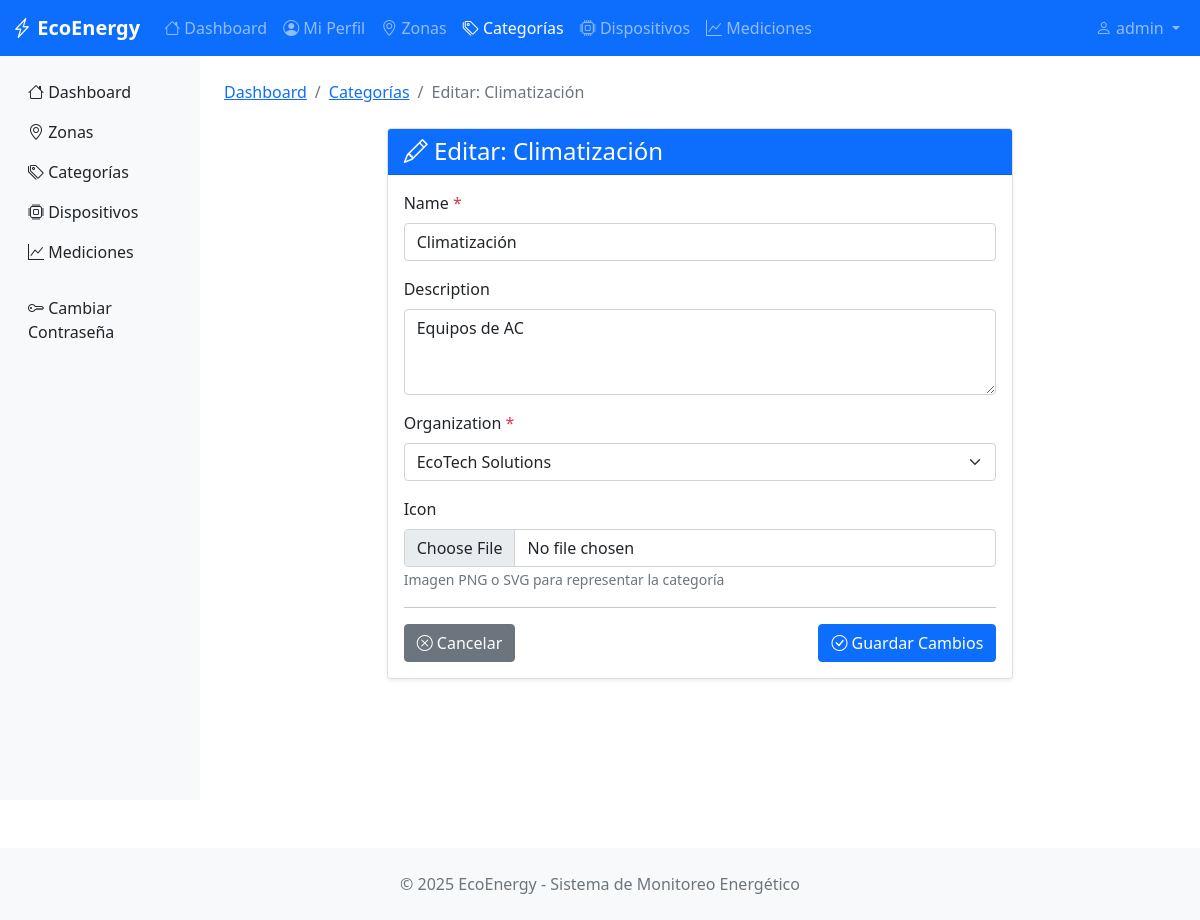
The app's page /categorias/1/editar/ (signed in) with its own data.
### monitoring/models.py (models this page shows, shortened)
class BaseModel(models.Model):
    state = models.CharField(
        max_length=10,
        choices=STATES,
        default='ACTIVE',
        help_text="Estado del registro"
    )
    created_at = models.DateTimeField(
        auto_now_add=True,
        help_text="Fecha de creación"
    )
    updated_at = models.DateTimeField(
        auto_now=True,
        help_text="Fecha de última modificación"
    )
    deleted_at = models.DateTimeField(
        null=True,
        blank=True,
        help_text="Fecha de eliminación (soft delete)"
    )
    class Meta:
        abstract = True  # Esta clase no creará tabla, solo sirve de plantilla

class Category(BaseModel):
    name = models.CharField(max_length=100, help_text="Nombre de la categoría")
    description = models.TextField(blank=True, help_text="Descripción de la categoría")
    organization = models.ForeignKey(
        Organization,
        on_delete=models.CASCADE,
        help_text="Empresa propietaria"
    )
    icon = models.ImageField(
        upload_to='categorias/',
        null=True,
        blank=True,
        help_text="Icono de la categoría"
    )
    class Meta:
        verbose_name = "Category"
        verbose_name_plural = "Categories"

### monitoring/category_views.py (the view)
# urls.py: path('categorias/<int:pk>/editar/', category_views.category_update, name='category_update'),
@login_required
@permission_required_with_message('monitoring.change_category')
def category_update(request, pk):
    organization = get_user_organization(request.user)
    if organization:
        category = get_object_or_404(Category, pk=pk, organization=organization, state='ACTIVE')
    else:
        category = get_object_or_404(Category, pk=pk, state='ACTIVE')
    if request.method == 'POST':
        form = CategoryForm(request.POST, request.FILES, instance=category, user=request.user)
        if form.is_valid():
            category = form.save()
            messages.success(request, f'✅ Categoría "{category.name}" actualizada.')
            return redirect('category_list')
    else:
        form = CategoryForm(instance=category, user=request.user)
    return render(request, 'monitoring/category_form.html', {
        'form': form,
        'category': category,
        'title': f'Editar: {category.name}',
        'button_text': 'Guardar Cambios'
    })

### monitoring/category_views.py (shortened to what this page needs)
class CategoryForm(forms.ModelForm):
    class Meta:
        model = Category
        fields = ['name', 'description', 'organization', 'icon']
        widgets = {
            'name': forms.TextInput(attrs={'class': 'form-control', 'placeholder': 'Ej: Climatización'}),
            'description': forms.Textarea(attrs={'class': 'form-control', 'rows': 3}),
            'organization': forms.Select(attrs={'class': 'form-select'}),
            'icon': forms.FileInput(attrs={'class': 'form-control'})
        }
    def __init__(self, *args, **kwargs):
        user = kwargs.pop('user', None)
        super().__init__(*args, **kwargs)

### monitoring/category_views.py (called while the page is built)
def get_user_organization(user):
    if user.is_superuser:
        return None
    try:
        return user.userprofile.organization
    except:
        return None

### monitoring/models.py (called while the page is built)
    def __str__(self):
        return self.name

### monitoring/templates/monitoring/category_form.html (shortened to what this page needs)
{% extends 'monitoring/base.html' %}
{% block content %}
<div class="py-4">
    <nav aria-label="breadcrumb" class="mb-4">
        <ol class="breadcrumb">
            <li class="breadcrumb-item"><a href="{% url 'dashboard' %}">Dashboard</a></li>
            <li class="breadcrumb-item"><a href="{% url 'category_list' %}">Categorías</a></li>
            <li class="breadcrumb-item active">{{ title }}</li>
        </ol>
    </nav>
    <div class="row justify-content-center">
        <div class="col-md-8">
            <div class="card shadow-sm">
                <div class="card-header bg-primary text-white">
                    <h4 class="mb-0">
                        <i class="bi bi-{% if category %}pencil{% else %}plus-circle{% endif %}"></i>
                        {{ title }}
                    </h4>
                </div>
                <div class="card-body">
                    <form method="post" enctype="multipart/form-data" novalidate>
                        <div class="mb-3">
                            <label for="{{ form.name.id_for_label }}" class="form-label">
                                {{ form.name.label }} <span class="text-danger">*</span>
                            </label>
                            {{ form.name }}
                        </div>
                        <div class="mb-3">
                            <label for="{{ form.description.id_for_label }}" class="form-label">
                                {{ form.description.label }}
                            </label>
                            {{ form.description }}
                        </div>
                        <div class="mb-3">
                            <label for="{{ form.organization.id_for_label }}" class="form-label">
                                {{ form.organization.label }} <span class="text-danger">*</span>
                            </label>
                            {{ form.organization }}
                        </div>
                        <div class="mb-3">
                            <label for="{{ form.icon.id_for_label }}" class="form-label">
                                {{ form.icon.label }}
                            </label>
                            {{ form.icon }}
                            <small class="text-muted">Imagen PNG o SVG para representar la categoría</small>
                        </div>
                        <hr>
                        <div class="d-flex justify-content-between">
                            <a href="{% url 'category_list' %}" class="btn btn-secondary">
                                <i class="bi bi-x-circle"></i> Cancelar
                            </a>
                            <button type="submit" class="btn btn-primary">
                                <i class="bi bi-check-circle"></i> {{ button_text }}
                            </button>
                        </div>
                    </form>
                </div>
            </div>
        </div>
    </div>
</div>
{% endblock %}

### monitoring/templates/monitoring/base.html (shortened to what this page needs)
<!DOCTYPE html>
<html lang="es">
<head>
    <link href="https://cdnjs.cloudflare.com/ajax/libs/bootstrap/5.1.3/css/bootstrap.min.css" rel="stylesheet">
    <link href="https://cdnjs.cloudflare.com/ajax/libs/bootstrap-icons/1.8.1/font/bootstrap-icons.min.css" rel="stylesheet">
    <link rel="stylesheet" href="https://cdnjs.cloudflare.com/ajax/libs/animate.css/4.1.1/animate.min.css"/>
</head>
<body>
    <nav class="navbar navbar-expand-lg navbar-dark bg-primary">
        <div class="container-fluid">
            <a class="navbar-brand" href="{% url 'dashboard' %}">
                <i class="bi bi-lightning-charge"></i>
                EcoEnergy
            </a>
            <div class="collapse navbar-collapse" id="navbarNav">
                {% if user.is_authenticated %}
                <ul class="navbar-nav me-auto">
                    <li class="nav-item">
                        <a class="nav-link {% if request.resolver_match.url_name == 'dashboard' %}active{% endif %}"
                           href="{% url 'dashboard' %}">
                            <i class="bi bi-house"></i> Dashboard
                        </a>
                    </li>
                    <li class="nav-item">
                            <a class="nav-link" href="{% url 'profile_view' %}">
                            <i class="bi bi-person-circle"></i> Mi Perfil
                        </a>
                    </li>
                    {% if perms.monitoring.view_zone %}
                    <li class="nav-item">
                        <a class="nav-link {% if 'zona' in request.resolver_match.url_name %}active{% endif %}"
                           href="{% url 'zona_list' %}">
                            <i class="bi bi-geo-alt"></i> Zonas
                        </a>
                    </li>
                    {% endif %}
                    {% if perms.monitoring.view_category %}
                    <li class="nav-item">
                        <a class="nav-link {% if 'category' in request.resolver_match.url_name %}active{% endif %}"
                           href="{% url 'category_list' %}">
                            <i class="bi bi-tags"></i> Categorías
                        </a>
                    </li>
                    {% endif %}
                    {% if perms.monitoring.view_device %}
                    <li class="nav-item">
                        <a class="nav-link {% if 'device' in request.resolver_match.url_name %}active{% endif %}"
                           href="{% url 'device_list' %}">
                            <i class="bi bi-cpu"></i> Dispositivos
                        </a>
                    </li>
                    {% endif %}
                    {% if perms.monitoring.view_measurement %}
                    <li class="nav-item">
                        <a class="nav-link {% if 'measurement' in request.resolver_match.url_name %}active{% endif %}"
                           href="{% url 'measurement_list' %}">
                            <i class="bi bi-graph-up"></i> Mediciones
                        </a>
                    </li>
                    {% endif %}
                </ul>
                <ul class="navbar-nav">
                    <li class="nav-item dropdown">
                        <a class="nav-link dropdown-toggle" href="#" id="navbarDropdown" role="button" data-bs-toggle="dropdown">
                            <i class="bi bi-person"></i>
                            {{ user.get_full_name|default:user.username }}
                        </a>
                    </li>
                </ul>
                {% endif %}
            </div>
        </div>
    </nav>
    <div class="container-fluid">
        <div class="row">
            {% if user.is_authenticated %}
            <nav class="col-md-2 d-none d-md-block sidebar">
                <div class="position-sticky pt-3">
                    <ul class="nav flex-column">
                        <li class="nav-item">
                            <a class="nav-link text-dark {% if request.resolver_match.url_name == 'dashboard' %}active fw-bold{% endif %}"
                               href="{% url 'dashboard' %}">
                                <i class="bi bi-house"></i> Dashboard
                            </a>
                        </li>
                        {% if perms.monitoring.view_zone %}
                        <li class="nav-item">
                            <a class="nav-link text-dark {% if request.resolver_match.url_name == 'zona_list' %}active fw-bold{% endif %}"
                               href="{% url 'zona_list' %}">
                                <i class="bi bi-geo-alt"></i> Zonas
                            </a>
                        </li>
                        {% endif %}
                        {% if perms.monitoring.view_category %}
                        <li class="nav-item">
                            <a class="nav-link text-dark {% if request.resolver_match.url_name == 'category_list' %}active fw-bold{% endif %}"
                               href="{% url 'category_list' %}">
                                <i class="bi bi-tags"></i> Categorías
                            </a>
                        </li>
                        {% endif %}
                        {% if perms.monitoring.view_device %}
                        <li class="nav-item">
                            <a class="nav-link text-dark {% if request.resolver_match.url_name == 'device_list' %}active fw-bold{% endif %}"
                               href="{% url 'device_list' %}">
                                <i class="bi bi-cpu"></i> Dispositivos
                            </a>
                        </li>
                        {% endif %}
                        {% if perms.monitoring.view_measurement %}
                        <li class="nav-item">
                            <a class="nav-link text-dark {% if request.resolver_match.url_name == 'measurement_list' %}active fw-bold{% endif %}"
                               href="{% url 'measurement_list' %}">
                                <i class="bi bi-graph-up"></i> Mediciones
                            </a>
                        </li>
                        {% endif %}
                        <li class="nav-item mt-3">
                            <a class="nav-link text-dark" href="{% url 'password_change' %}">
                                <i class="bi bi-key"></i> Cambiar Contraseña
                            </a>
                        </li>
                    </ul>
                </div>
            </nav>
            <main class="col-md-10 ms-sm-auto px-md-4 main-content">
            {% else %}
            <main class="col-12 px-md-4 main-content">
            {% endif %}
                {% block content %}{% endblock %}
            </main>
        </div>
    </div>
    <footer class="bg-light py-4 mt-5">
        <div class="container text-center">
            <p class="text-muted mb-0">
                &copy; 2025 EcoEnergy - Sistema de Monitoreo Energético
            </p>
        </div>
    </footer>
</body>
</html>

### monitoring/templates/monitoring/base.html (style rules this page uses)
.navbar-brand { font-weight: bold; }
.sidebar { min-height: calc(100vh - 56px); background-color: #f8f9fa; }
.main-content { min-height: calc(100vh - 56px); }

### records on screen
Category: name "Climatización", description "Equipos de AC", organization "EcoTech Solutions"

### other values on screen
{{ user.get_full_name|default:user.username }} "admin"
{{ title }} "Editar: Climatización"
{{ button_text }} "Guardar Cambios"
